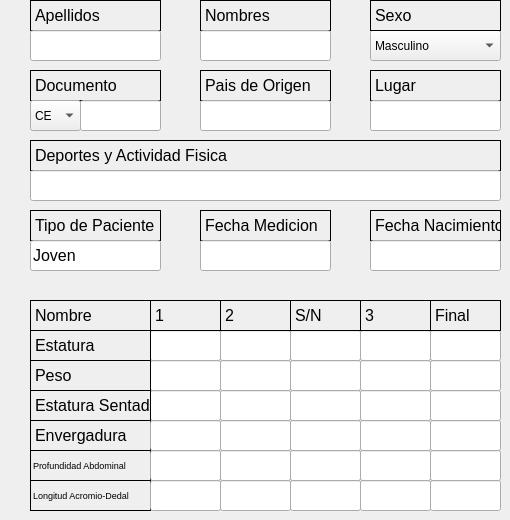
    <widget class="QWidget" name="tab">
     <attribute name="title">
      <string>entrada 1</string>
     </attribute>
     <widget class="QLabel" name="label">
      <property name="geometry">
       <rect>
        <x>30</x>
        <y>0</y>
        <width>131</width>
        <height>31</height>
       </rect>
      </property>
      <property name="font">
       <font>
        <pointsize>12</pointsize>
       </font>
      </property>
      <property name="frameShape">
       <enum>QFrame::Box</enum>
      </property>
      <property name="frameShadow">
       <enum>QFrame::Plain</enum>
      </property>
      <property name="text">
       <string>Apellidos</string>
      </property>
      <property name="scaledContents">
       <bool>false</bool>
      </property>
     </widget>
     <widget class="QLineEdit" name="lineEdit">
      <property name="geometry">
       <rect>
        <x>30</x>
        <y>30</y>
        <width>131</width>
        <height>31</height>
       </rect>
      </property>
      <property name="font">
       <font>
        <pointsize>12</pointsize>
       </font>
      </property>
      <property name="text">
       <string/>
      </property>
     </widget>
     <widget class="QLabel" name="label_2">
      <property name="geometry">
       <rect>
        <x>200</x>
        <y>0</y>
        <width>131</width>
        <height>31</height>
       </rect>
      </property>
      <property name="font">
       <font>
        <pointsize>12</pointsize>
       </font>
      </property>
      <property name="frameShape">
       <enum>QFrame::Box</enum>
      </property>
      <property name="frameShadow">
       <enum>QFrame::Plain</enum>
      </property>
      <property name="text">
       <string>Nombres</string>
      </property>
      <property name="scaledContents">
       <bool>false</bool>
      </property>
     </widget>
     <widget class="QLineEdit" name="lineEdit_2">
      <property name="geometry">
       <rect>
        <x>200</x>
        <y>30</y>
        <width>131</width>
        <height>31</height>
       </rect>
      </property>
      <property name="font">
       <font>
        <pointsize>12</pointsize>
       </font>
      </property>
      <property name="text">
       <string/>
      </property>
     </widget>
     <widget class="QComboBox" name="comboBox">
      <property name="geometry">
       <rect>
        <x>370</x>
        <y>30</y>
        <width>131</width>
        <height>31</height>
       </rect>
      </property>
      <item>
       <property name="text">
        <string>Masculino</string>
       </property>
      </item>
      <item>
       <property name="text">
        <string>Femenino</string>
       </property>
      </item>
     </widget>
     <widget class="QLabel" name="label_3">
      <property name="geometry">
       <rect>
        <x>370</x>
        <y>0</y>
        <width>131</width>
        <height>31</height>
       </rect>
      </property>
      <property name="font">
       <font>
        <pointsize>12</pointsize>
       </font>
      </property>
      <property name="frameShape">
       <enum>QFrame::Box</enum>
      </property>
      <property name="frameShadow">
       <enum>QFrame::Plain</enum>
      </property>
      <property name="text">
       <string>Sexo</string>
      </property>
      <property name="scaledContents">
       <bool>false</bool>
      </property>
     </widget>
     <widget class="QLabel" name="label_4">
      <property name="geometry">
       <rect>
        <x>30</x>
        <y>70</y>
        <width>131</width>
        <height>31</height>
       </rect>
      </property>
      <property name="font">
       <font>
        <pointsize>12</pointsize>
       </font>
      </property>
      <property name="frameShape">
       <enum>QFrame::Box</enum>
      </property>
      <property name="frameShadow">
       <enum>QFrame::Plain</enum>
      </property>
      <property name="text">
       <string>Documento</string>
      </property>
      <property name="scaledContents">
       <bool>false</bool>
      </property>
     </widget>
     <widget class="QComboBox" name="comboBox_2">
      <property name="geometry">
       <rect>
        <x>30</x>
        <y>100</y>
        <width>51</width>
        <height>31</height>
       </rect>
      </property>
      <item>
       <property name="text">
        <string>CE</string>
       </property>
      </item>
      <item>
       <property name="text">
        <string>CI</string>
       </property>
      </item>
      <item>
       <property name="text">
        <string>P</string>
       </property>
      </item>
      <item>
       <property name="text">
        <string>O</string>
       </property>
      </item>
     </widget>
     <widget class="QLineEdit" name="lineEdit_3">
      <property name="geometry">
       <rect>
        <x>80</x>
        <y>100</y>
        <width>81</width>
        <height>31</height>
       </rect>
      </property>
      <property name="font">
       <font>
        <pointsize>12</pointsize>
       </font>
      </property>
      <property name="text">
       <string/>
      </property>
     </widget>
     <widget class="QLabel" name="label_5">
      <property name="geometry">
       <rect>
        <x>200</x>
        <y>70</y>
        <width>131</width>
        <height>31</height>
       </rect>
      </property>
      <property name="font">
       <font>
        <pointsize>12</pointsize>
       </font>
      </property>
      <property name="frameShape">
       <enum>QFrame::Box</enum>
      </property>
      <property name="frameShadow">
       <enum>QFrame::Plain</enum>
      </property>
      <property name="text">
       <string>Pais de Origen</string>
      </property>
      <property name="scaledContents">
       <bool>false</bool>
      </property>
     </widget>
     <widget class="QLineEdit" name="lineEdit_4">
      <property name="geometry">
       <rect>
        <x>200</x>
        <y>100</y>
        <width>131</width>
        <height>31</height>
       </rect>
      </property>
      <property name="font">
       <font>
        <pointsize>12</pointsize>
       </font>
      </property>
      <property name="text">
       <string/>
      </property>
     </widget>
     <widget class="QLabel" name="label_6">
      <property name="geometry">
       <rect>
        <x>370</x>
        <y>70</y>
        <width>131</width>
        <height>31</height>
       </rect>
      </property>
      <property name="font">
       <font>
        <pointsize>12</pointsize>
       </font>
      </property>
      <property name="frameShape">
       <enum>QFrame::Box</enum>
      </property>
      <property name="frameShadow">
       <enum>QFrame::Plain</enum>
      </property>
      <property name="text">
       <string>Lugar</string>
      </property>
      <property name="scaledContents">
       <bool>false</bool>
      </property>
     </widget>
     <widget class="QLineEdit" name="lineEdit_5">
      <property name="geometry">
       <rect>
        <x>370</x>
        <y>100</y>
        <width>131</width>
        <height>31</height>
       </rect>
      </property>
      <property name="font">
       <font>
        <pointsize>12</pointsize>
       </font>
      </property>
      <property name="text">
       <string/>
      </property>
     </widget>
     <widget class="QLabel" name="label_7">
      <property name="geometry">
       <rect>
        <x>30</x>
        <y>140</y>
        <width>471</width>
        <height>31</height>
       </rect>
      </property>
      <property name="font">
       <font>
        <pointsize>12</pointsize>
       </font>
      </property>
      <property name="frameShape">
       <enum>QFrame::Box</enum>
      </property>
      <property name="frameShadow">
       <enum>QFrame::Plain</enum>
      </property>
      <property name="text">
       <string>Deportes y Actividad Fisica</string>
      </property>
      <property name="scaledContents">
       <bool>false</bool>
      </property>
     </widget>
     <widget class="QLineEdit" name="lineEdit_6">
      <property name="geometry">
       <rect>
        <x>30</x>
        <y>170</y>
        <width>471</width>
        <height>31</height>
       </rect>
      </property>
      <property name="font">
       <font>
        <pointsize>12</pointsize>
       </font>
      </property>
      <property name="text">
       <string/>
      </property>
     </widget>
     <widget class="QLabel" name="label_8">
      <property name="geometry">
       <rect>
        <x>30</x>
        <y>210</y>
        <width>131</width>
        <height>31</height>
       </rect>
      </property>
      <property name="font">
       <font>
        <pointsize>12</pointsize>
       </font>
      </property>
      <property name="frameShape">
       <enum>QFrame::Box</enum>
      </property>
      <property name="frameShadow">
       <enum>QFrame::Plain</enum>
      </property>
      <property name="text">
       <string>Tipo de Paciente</string>
      </property>
      <property name="scaledContents">
       <bool>false</bool>
      </property>
     </widget>
     <widget class="QLabel" name="label_9">
      <property name="geometry">
       <rect>
        <x>200</x>
        <y>210</y>
        <width>131</width>
        <height>31</height>
       </rect>
      </property>
      <property name="font">
       <font>
        <pointsize>12</pointsize>
       </font>
      </property>
      <property name="frameShape">
       <enum>QFrame::Box</enum>
      </property>
      <property name="frameShadow">
       <enum>QFrame::Plain</enum>
      </property>
      <property name="text">
       <string>Fecha Medicion</string>
      </property>
      <property name="scaledContents">
       <bool>false</bool>
      </property>
     </widget>
     <widget class="QLabel" name="label_10">
      <property name="geometry">
       <rect>
        <x>370</x>
        <y>210</y>
        <width>131</width>
        <height>31</height>
       </rect>
      </property>
      <property name="font">
       <font>
        <pointsize>12</pointsize>
       </font>
      </property>
      <property name="frameShape">
       <enum>QFrame::Box</enum>
      </property>
      <property name="frameShadow">
       <enum>QFrame::Plain</enum>
      </property>
      <property name="text">
       <string>Fecha Nacimiento</string>
      </property>
      <property name="scaledContents">
       <bool>false</bool>
      </property>
     </widget>
     <widget class="QLineEdit" name="lineEdit_7">
      <property name="geometry">
       <rect>
        <x>30</x>
        <y>240</y>
        <width>131</width>
        <height>31</height>
       </rect>
      </property>
      <property name="font">
       <font>
        <pointsize>12</pointsize>
       </font>
      </property>
      <property name="text">
       <string>Joven</string>
      </property>
      <property name="readOnly">
       <bool>true</bool>
      </property>
     </widget>
     <widget class="QLineEdit" name="lineEdit_8">
      <property name="geometry">
       <rect>
        <x>200</x>
        <y>240</y>
        <width>131</width>
        <height>31</height>
       </rect>
      </property>
      <property name="font">
       <font>
        <pointsize>12</pointsize>
       </font>
      </property>
      <property name="text">
       <string/>
      </property>
     </widget>
     <widget class="QLineEdit" name="lineEdit_9">
      <property name="geometry">
       <rect>
        <x>370</x>
        <y>240</y>
        <width>131</width>
        <height>31</height>
       </rect>
      </property>
      <property name="font">
       <font>
        <pointsize>12</pointsize>
       </font>
      </property>
      <property name="text">
       <string/>
      </property>
     </widget>
     <widget class="QLabel" name="label_11">
      <property name="geometry">
       <rect>
        <x>30</x>
        <y>300</y>
        <width>121</width>
        <height>31</height>
       </rect>
      </property>
      <property name="font">
       <font>
        <pointsize>12</pointsize>
       </font>
      </property>
      <property name="frameShape">
       <enum>QFrame::Box</enum>
      </property>
      <property name="frameShadow">
       <enum>QFrame::Plain</enum>
      </property>
      <property name="text">
       <string>Nombre</string>
      </property>
      <property name="scaledContents">
       <bool>false</bool>
      </property>
     </widget>
     <widget class="QLineEdit" name="lineEdit_11">
      <property name="geometry">
       <rect>
        <x>150</x>
        <y>330</y>
        <width>71</width>
        <height>31</height>
       </rect>
      </property>
      <property name="font">
       <font>
        <pointsize>12</pointsize>
       </font>
      </property>
      <property name="text">
       <string/>
      </property>
     </widget>
     <widget class="QLineEdit" name="lineEdit_12">
      <property name="geometry">
       <rect>
        <x>220</x>
        <y>330</y>
        <width>71</width>
        <height>31</height>
       </rect>
      </property>
      <property name="font">
       <font>
        <pointsize>12</pointsize>
       </font>
      </property>
      <property name="text">
       <string/>
      </property>
     </widget>
     <widget class="QLineEdit" name="lineEdit_13">
      <property name="geometry">
       <rect>
        <x>290</x>
        <y>330</y>
        <width>71</width>
        <height>31</height>
       </rect>
      </property>
      <property name="font">
       <font>
        <pointsize>12</pointsize>
       </font>
      </property>
      <property name="text">
       <string/>
      </property>
     </widget>
     <widget class="QLineEdit" name="lineEdit_14">
      <property name="geometry">
       <rect>
        <x>360</x>
        <y>330</y>
        <width>71</width>
        <height>31</height>
       </rect>
      </property>
      <property name="font">
       <font>
        <pointsize>12</pointsize>
       </font>
      </property>
      <property name="text">
       <string/>
      </property>
     </widget>
     <widget class="QLineEdit" name="lineEdit_15">
      <property name="geometry">
       <rect>
        <x>430</x>
        <y>330</y>
        <width>71</width>
        <height>31</height>
       </rect>
      </property>
      <property name="font">
       <font>
        <pointsize>12</pointsize>
       </font>
      </property>
      <property name="text">
       <string/>
      </property>
     </widget>
     <widget class="QLabel" name="label_12">
      <property name="geometry">
       <rect>
        <x>150</x>
        <y>300</y>
        <width>71</width>
        <height>31</height>
       </rect>
      </property>
      <property name="font">
       <font>
        <pointsize>12</pointsize>
       </font>
      </property>
      <property name="frameShape">
       <enum>QFrame::Box</enum>
      </property>
      <property name="frameShadow">
       <enum>QFrame::Plain</enum>
      </property>
      <property name="text">
       <string>1</string>
      </property>
      <property name="scaledContents">
       <bool>false</bool>
      </property>
     </widget>
     <widget class="QLabel" name="label_13">
      <property name="geometry">
       <rect>
        <x>220</x>
        <y>300</y>
        <width>71</width>
        <height>31</height>
       </rect>
      </property>
      <property name="font">
       <font>
        <pointsize>12</pointsize>
       </font>
      </property>
      <property name="frameShape">
       <enum>QFrame::Box</enum>
      </property>
      <property name="frameShadow">
       <enum>QFrame::Plain</enum>
      </property>
      <property name="text">
       <string>2</string>
      </property>
      <property name="scaledContents">
       <bool>false</bool>
      </property>
     </widget>
     <widget class="QLabel" name="label_14">
      <property name="geometry">
       <rect>
        <x>290</x>
        <y>300</y>
        <width>71</width>
        <height>31</height>
       </rect>
      </property>
      <property name="font">
       <font>
        <pointsize>12</pointsize>
       </font>
      </property>
      <property name="frameShape">
       <enum>QFrame::Box</enum>
      </property>
      <property name="frameShadow">
       <enum>QFrame::Plain</enum>
      </property>
      <property name="text">
       <string>S/N</string>
      </property>
      <property name="scaledContents">
       <bool>false</bool>
      </property>
     </widget>
     <widget class="QLabel" name="label_15">
      <property name="geometry">
       <rect>
        <x>360</x>
        <y>300</y>
        <width>71</width>
        <height>31</height>
       </rect>
      </property>
      <property name="font">
       <font>
        <pointsize>12</pointsize>
       </font>
      </property>
      <property name="frameShape">
       <enum>QFrame::Box</enum>
      </property>
      <property name="frameShadow">
       <enum>QFrame::Plain</enum>
      </property>
      <property name="text">
       <string>3</string>
      </property>
      <property name="scaledContents">
       <bool>false</bool>
      </property>
     </widget>
     <widget class="QLabel" name="label_16">
      <property name="geometry">
       <rect>
        <x>430</x>
        <y>300</y>
        <width>71</width>
        <height>31</height>
       </rect>
      </property>
      <property name="font">
       <font>
        <pointsize>12</pointsize>
       </font>
      </property>
      <property name="frameShape">
       <enum>QFrame::Box</enum>
      </property>
      <property name="frameShadow">
       <enum>QFrame::Plain</enum>
      </property>
      <property name="text">
       <string>Final</string>
      </property>
      <property name="scaledContents">
       <bool>false</bool>
      </property>
     </widget>
     <widget class="QLineEdit" name="lineEdit_17">
      <property name="geometry">
       <rect>
        <x>150</x>
        <y>360</y>
        <width>71</width>
        <height>31</height>
       </rect>
      </property>
      <property name="font">
       <font>
        <pointsize>12</pointsize>
       </font>
      </property>
      <property name="text">
       <string/>
      </property>
     </widget>
     <widget class="QLineEdit" name="lineEdit_18">
      <property name="geometry">
       <rect>
        <x>220</x>
        <y>360</y>
        <width>71</width>
        <height>31</height>
       </rect>
      </property>
      <property name="font">
       <font>
        <pointsize>12</pointsize>
       </font>
      </property>
      <property name="text">
       <string/>
      </property>
     </widget>
     <widget class="QLineEdit" name="lineEdit_19">
      <property name="geometry">
       <rect>
        <x>290</x>
        <y>360</y>
        <width>71</width>
        <height>31</height>
       </rect>
      </property>
      <property name="font">
       <font>
        <pointsize>12</pointsize>
       </font>
      </property>
      <property name="text">
       <string/>
      </property>
     </widget>
     <widget class="QLineEdit" name="lineEdit_20">
      <property name="geometry">
       <rect>
        <x>360</x>
        <y>360</y>
        <width>71</width>
        <height>31</height>
       </rect>
      </property>
      <property name="font">
       <font>
        <pointsize>12</pointsize>
       </font>
      </property>
      <property name="text">
       <string/>
      </property>
     </widget>
     <widget class="QLineEdit" name="lineEdit_21">
      <property name="geometry">
       <rect>
        <x>430</x>
        <y>360</y>
        <width>71</width>
        <height>31</height>
       </rect>
      </property>
      <property name="font">
       <font>
        <pointsize>12</pointsize>
       </font>
      </property>
      <property name="text">
       <string/>
      </property>
     </widget>
     <widget class="QLineEdit" name="lineEdit_23">
      <property name="geometry">
       <rect>
        <x>150</x>
        <y>390</y>
        <width>71</width>
        <height>31</height>
       </rect>
      </property>
      <property name="font">
       <font>
        <pointsize>12</pointsize>
       </font>
      </property>
      <property name="text">
       <string/>
      </property>
     </widget>
     <widget class="QLineEdit" name="lineEdit_24">
      <property name="geometry">
       <rect>
        <x>220</x>
        <y>390</y>
        <width>71</width>
        <height>31</height>
       </rect>
      </property>
      <property name="font">
       <font>
        <pointsize>12</pointsize>
       </font>
      </property>
      <property name="text">
       <string/>
      </property>
     </widget>
     <widget class="QLineEdit" name="lineEdit_25">
      <property name="geometry">
       <rect>
        <x>290</x>
        <y>390</y>
        <width>71</width>
        <height>31</height>
       </rect>
      </property>
      <property name="font">
       <font>
        <pointsize>12</pointsize>
       </font>
      </property>
      <property name="text">
       <string/>
      </property>
     </widget>
     <widget class="QLineEdit" name="lineEdit_26">
      <property name="geometry">
       <rect>
        <x>360</x>
        <y>390</y>
        <width>71</width>
        <height>31</height>
       </rect>
      </property>
      <property name="font">
       <font>
        <pointsize>12</pointsize>
       </font>
      </property>
      <property name="text">
       <string/>
      </property>
     </widget>
     <widget class="QLineEdit" name="lineEdit_27">
      <property name="geometry">
       <rect>
        <x>430</x>
        <y>390</y>
        <width>71</width>
        <height>31</height>
       </rect>
      </property>
      <property name="font">
       <font>
        <pointsize>12</pointsize>
       </font>
      </property>
      <property name="text">
       <string/>
      </property>
     </widget>
     <widget class="QLabel" name="label_17">
      <property name="geometry">
       <rect>
        <x>30</x>
        <y>330</y>
        <width>121</width>
        <height>31</height>
       </rect>
      </property>
      <property name="font">
       <font>
        <pointsize>12</pointsize>
       </font>
      </property>
      <property name="frameShape">
       <enum>QFrame::Box</enum>
      </property>
      <property name="frameShadow">
       <enum>QFrame::Plain</enum>
      </property>
      <property name="text">
       <string>Estatura</string>
      </property>
      <property name="scaledContents">
       <bool>false</bool>
      </property>
     </widget>
     <widget class="QLabel" name="label_18">
      <property name="geometry">
       <rect>
        <x>30</x>
        <y>360</y>
        <width>121</width>
        <height>31</height>
       </rect>
      </property>
      <property name="font">
       <font>
        <pointsize>12</pointsize>
       </font>
      </property>
      <property name="frameShape">
       <enum>QFrame::Box</enum>
      </property>
      <property name="frameShadow">
       <enum>QFrame::Plain</enum>
      </property>
      <property name="text">
       <string>Peso</string>
      </property>
      <property name="scaledContents">
       <bool>false</bool>
      </property>
     </widget>
     <widget class="QLabel" name="label_19">
      <property name="geometry">
       <rect>
        <x>30</x>
        <y>390</y>
        <width>121</width>
        <height>31</height>
       </rect>
      </property>
      <property name="font">
       <font>
        <pointsize>12</pointsize>
       </font>
      </property>
      <property name="frameShape">
       <enum>QFrame::Box</enum>
      </property>
      <property name="frameShadow">
       <enum>QFrame::Plain</enum>
      </property>
      <property name="text">
       <string>Estatura Sentado</string>
      </property>
      <property name="scaledContents">
       <bool>false</bool>
      </property>
     </widget>
     <widget class="QLabel" name="label_57">
      <property name="geometry">
       <rect>
        <x>30</x>
        <y>420</y>
        <width>121</width>
        <height>31</height>
       </rect>
      </property>
      <property name="font">
       <font>
        <pointsize>12</pointsize>
       </font>
      </property>
      <property name="frameShape">
       <enum>QFrame::Box</enum>
      </property>
      <property name="frameShadow">
       <enum>QFrame::Plain</enum>
      </property>
      <property name="text">
       <string>Envergadura</string>
      </property>
      <property name="scaledContents">
       <bool>false</bool>
      </property>
     </widget>
     <widget class="QLabel" name="label_58">
      <property name="geometry">
       <rect>
        <x>30</x>
        <y>450</y>
        <width>121</width>
        <height>31</height>
       </rect>
      </property>
      <property name="font">
       <font>
        <pointsize>7</pointsize>
       </font>
      </property>
      <property name="frameShape">
       <enum>QFrame::Box</enum>
      </property>
      <property name="frameShadow">
       <enum>QFrame::Plain</enum>
      </property>
      <property name="text">
       <string>Profundidad Abdominal</string>
      </property>
      <property name="scaledContents">
       <bool>false</bool>
      </property>
     </widget>
     <widget class="QLabel" name="label_59">
      <property name="geometry">
       <rect>
        <x>30</x>
        <y>480</y>
        <width>121</width>
        <height>31</height>
       </rect>
      </property>
      <property name="font">
       <font>
        <pointsize>7</pointsize>
       </font>
      </property>
      <property name="frameShape">
       <enum>QFrame::Box</enum>
      </property>
      <property name="frameShadow">
       <enum>QFrame::Plain</enum>
      </property>
      <property name="text">
       <string>Longitud Acromio-Dedal</string>
      </property>
      <property name="scaledContents">
       <bool>false</bool>
      </property>
     </widget>
     <widget class="QLineEdit" name="lineEdit_87">
      <property name="geometry">
       <rect>
        <x>150</x>
        <y>420</y>
        <width>71</width>
        <height>31</height>
       </rect>
      </property>
      <property name="font">
       <font>
        <pointsize>12</pointsize>
       </font>
      </property>
      <property name="text">
       <string/>
      </property>
     </widget>
     <widget class="QLineEdit" name="lineEdit_88">
      <property name="geometry">
       <rect>
        <x>220</x>
        <y>420</y>
        <width>71</width>
        <height>31</height>
       </rect>
      </property>
      <property name="font">
       <font>
        <pointsize>12</pointsize>
       </font>
      </property>
      <property name="text">
       <string/>
      </property>
     </widget>
     <widget class="QLineEdit" name="lineEdit_89">
      <property name="geometry">
       <rect>
        <x>290</x>
        <y>420</y>
        <width>71</width>
        <height>31</height>
       </rect>
      </property>
      <property name="font">
       <font>
        <pointsize>12</pointsize>
       </font>
      </property>
      <property name="text">
       <string/>
      </property>
     </widget>
     <widget class="QLineEdit" name="lineEdit_90">
      <property name="geometry">
       <rect>
        <x>360</x>
        <y>420</y>
        <width>71</width>
        <height>31</height>
       </rect>
      </property>
      <property name="font">
       <font>
        <pointsize>12</pointsize>
       </font>
      </property>
      <property name="text">
       <string/>
      </property>
     </widget>
     <widget class="QLineEdit" name="lineEdit_91">
      <property name="geometry">
       <rect>
        <x>430</x>
        <y>420</y>
        <width>71</width>
        <height>31</height>
       </rect>
      </property>
      <property name="font">
       <font>
        <pointsize>12</pointsize>
       </font>
      </property>
      <property name="text">
       <string/>
      </property>
     </widget>
     <widget class="QLineEdit" name="lineEdit_92">
      <property name="geometry">
       <rect>
        <x>150</x>
        <y>450</y>
        <width>71</width>
        <height>31</height>
       </rect>
      </property>
      <property name="font">
       <font>
        <pointsize>12</pointsize>
       </font>
      </property>
      <property name="text">
       <string/>
      </property>
     </widget>
     <widget class="QLineEdit" name="lineEdit_93">
      <property name="geometry">
       <rect>
        <x>220</x>
        <y>450</y>
        <width>71</width>
        <height>31</height>
       </rect>
      </property>
      <property name="font">
       <font>
        <pointsize>12</pointsize>
       </font>
      </property>
      <property name="text">
       <string/>
      </property>
     </widget>
     <widget class="QLineEdit" name="lineEdit_94">
      <property name="geometry">
       <rect>
        <x>290</x>
        <y>450</y>
        <width>71</width>
        <height>31</height>
       </rect>
      </property>
      <property name="font">
       <font>
        <pointsize>12</pointsize>
       </font>
      </property>
      <property name="text">
       <string/>
      </property>
     </widget>
     <widget class="QLineEdit" name="lineEdit_95">
      <property name="geometry">
       <rect>
        <x>360</x>
        <y>450</y>
        <width>71</width>
        <height>31</height>
       </rect>
      </property>
      <property name="font">
       <font>
        <pointsize>12</pointsize>
       </font>
      </property>
      <property name="text">
       <string/>
      </property>
     </widget>
     <widget class="QLineEdit" name="lineEdit_96">
      <property name="geometry">
       <rect>
        <x>430</x>
        <y>450</y>
        <width>71</width>
        <height>31</height>
       </rect>
      </property>
      <property name="font">
       <font>
        <pointsize>12</pointsize>
       </font>
      </property>
      <property name="text">
       <string/>
      </property>
     </widget>
     <widget class="QLineEdit" name="lineEdit_97">
      <property name="geometry">
       <rect>
        <x>150</x>
        <y>480</y>
        <width>71</width>
        <height>31</height>
       </rect>
      </property>
      <property name="font">
       <font>
        <pointsize>12</pointsize>
       </font>
      </property>
      <property name="text">
       <string/>
      </property>
     </widget>
     <widget class="QLineEdit" name="lineEdit_98">
      <property name="geometry">
       <rect>
        <x>220</x>
        <y>480</y>
        <width>71</width>
        <height>31</height>
       </rect>
      </property>
      <property name="font">
       <font>
        <pointsize>12</pointsize>
       </font>
      </property>
      <property name="text">
       <string/>
      </property>
     </widget>
     <widget class="QLineEdit" name="lineEdit_99">
      <property name="geometry">
       <rect>
        <x>290</x>
        <y>480</y>
        <width>71</width>
        <height>31</height>
       </rect>
      </property>
      <property name="font">
       <font>
        <pointsize>12</pointsize>
       </font>
      </property>
      <property name="text">
       <string/>
      </property>
     </widget>
     <widget class="QLineEdit" name="lineEdit_100">
      <property name="geometry">
       <rect>
        <x>360</x>
        <y>480</y>
        <width>71</width>
        <height>31</height>
       </rect>
      </property>
      <property name="font">
       <font>
        <pointsize>12</pointsize>
       </font>
      </property>
      <property name="text">
       <string/>
      </property>
     </widget>
     <widget class="QLineEdit" name="lineEdit_101">
      <property name="geometry">
       <rect>
        <x>430</x>
        <y>480</y>
        <width>71</width>
        <height>31</height>
       </rect>
      </property>
      <property name="font">
       <font>
        <pointsize>12</pointsize>
       </font>
      </property>
      <property name="text">
       <string/>
      </property>
     </widget>
    </widget>
